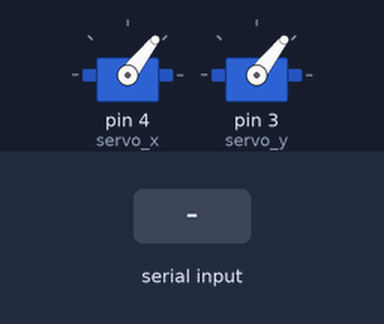
Recording of a sketch running on a simulated Arduino Uno, built with avr-gcc and run on an emulated ATmega328P. On the bench: 2 × servo. The test bench sets the inputs (shaded band).

Above: at 2.2 s.
2.3 s: "<90,45>" received over Serial
At 2.6 s:
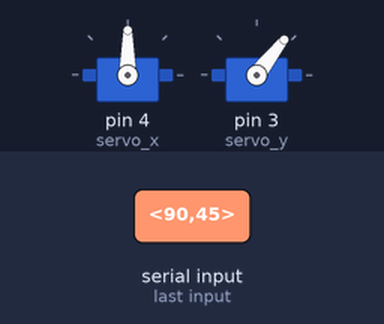
3.8 s: "<30,150>" received over Serial
At 5.0 s:
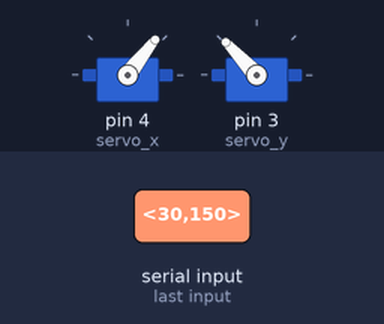
5.3 s: "<200>" received over Serial
At 6.1 s:
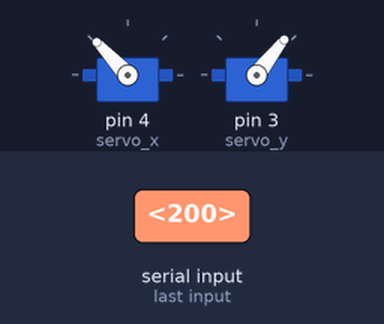
6.8 s: "<1,90>" received over Serial
At 7.2 s:
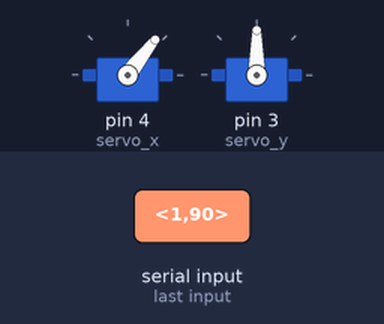
8.3 s: "<5>" received over Serial
At 9.5 s:
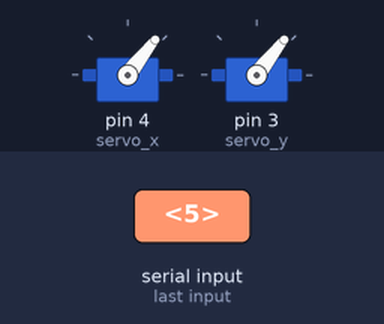
9.8 s: "<90>" received over Serial
At 10.7 s:
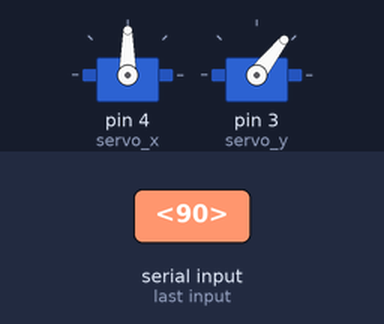
Timing chart, 0 to 12.3 s (numbered marks = the images above; inputs shaded):
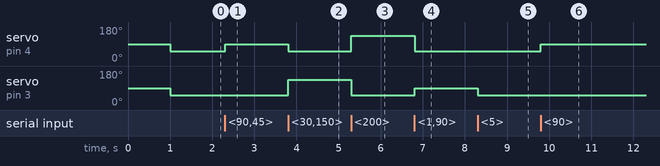

The sketch:

Motor_controls.ino
```cpp
#include <Servo.h>

#define TIME_PER_DEGREE 2
#define MIN_ANGLE 52
#define MAX_ANGLE 133

Servo servo_x;
Servo servo_y;

int x, y, x_tmp, y_tmp = 90;

int compute_delay_time(int x_angle, int y_angle){
  int time_x = x_angle * TIME_PER_DEGREE;
  int time_y = y_angle * TIME_PER_DEGREE;

  if(time_x>time_y){
    return time_x;
  }

  else{
    return time_y;
  }
}

int trim_angle(int angle){
  if (angle>MAX_ANGLE){
    angle = MAX_ANGLE;
  }
  else if (angle<MIN_ANGLE){
    angle = MIN_ANGLE;
  }
  return angle;
}

void setup() {
  // put your setup code here, to run once:
  Serial.begin(115200);
  Serial.setTimeout(3); //Default value at 1s which cause latency to the code
  servo_x.attach(4, 500, 2500); //D4
  servo_y.attach(3, 500, 2500); //D3
  delay(1000);
  servo_x.write(90);
  servo_y.write(90);

}

void loop() {
  // put your main code here, to run repeatedly:
  String myString;
  while(Serial.available()>0){
    myString = Serial.readString(); //Read string received with a structure as "<X,Y>"
    int commaIndex = myString.indexOf(','); //Get the index of the comma
    int startIndex = myString.indexOf('<'); //Get the index of the "<"
    int endIndex = myString.indexOf('>'); //Get the index of the ">"
    x = myString.substring(startIndex + 1, commaIndex).toInt(); //Get the value of X
    y = myString.substring(commaIndex + 1, endIndex).toInt(); //Get the value of Y
    /*Serial.print("X: ");
    Serial.print(x);
    Serial.print(" and ");
    Serial.print("Y: ");
    Serial.println(y);*/
  }

  int x_theta = abs(x-x_tmp);
  int y_theta = abs(y-y_tmp);

  int longest_time = compute_delay_time(x_theta, y_theta);

  x = trim_angle(x);
  y = trim_angle(y);

  servo_x.write(x);
  servo_y.write(y);

  //delay(longest_time);

  x_tmp = x;
  y_tmp = y;
}
```

Measured:
- after the input at 2.3 s, servo on pin 4 (servo_x): 52° → 90° at once
- after the input at 3.8 s, servo on pin 4 (servo_x): 90° → 52° at once; servo on pin 3 (servo_y): 52° → 133° at once
- after the input at 5.3 s, servo on pin 4 (servo_x): 52° → 133° at once; servo on pin 3 (servo_y): 133° → 52° at once
- after the input at 6.8 s, servo on pin 4 (servo_x): 133° → 52° at once; servo on pin 3 (servo_y): 52° → 90° at once
- after the input at 8.3 s, servo on pin 3 (servo_y): 90° → 52° at once
- after the input at 9.8 s, servo on pin 4 (servo_x): 52° → 90° at once
